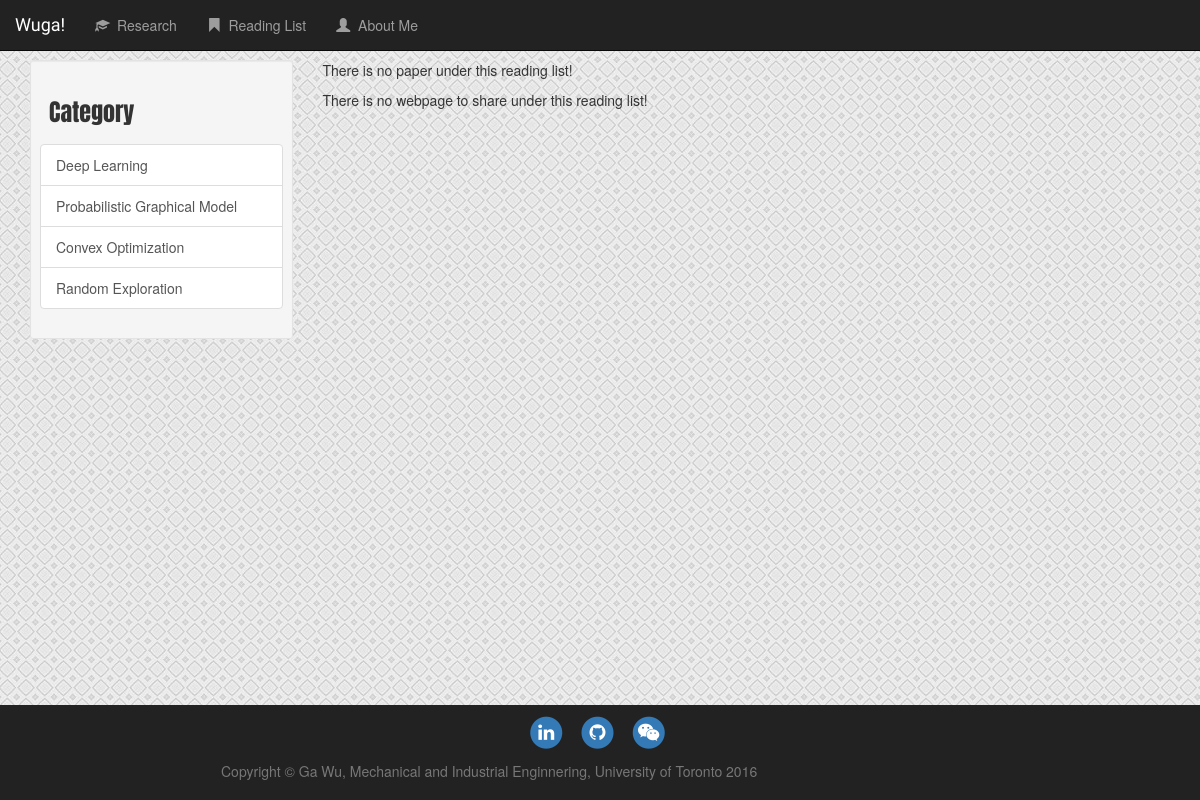
The app's page /reading/, older data.
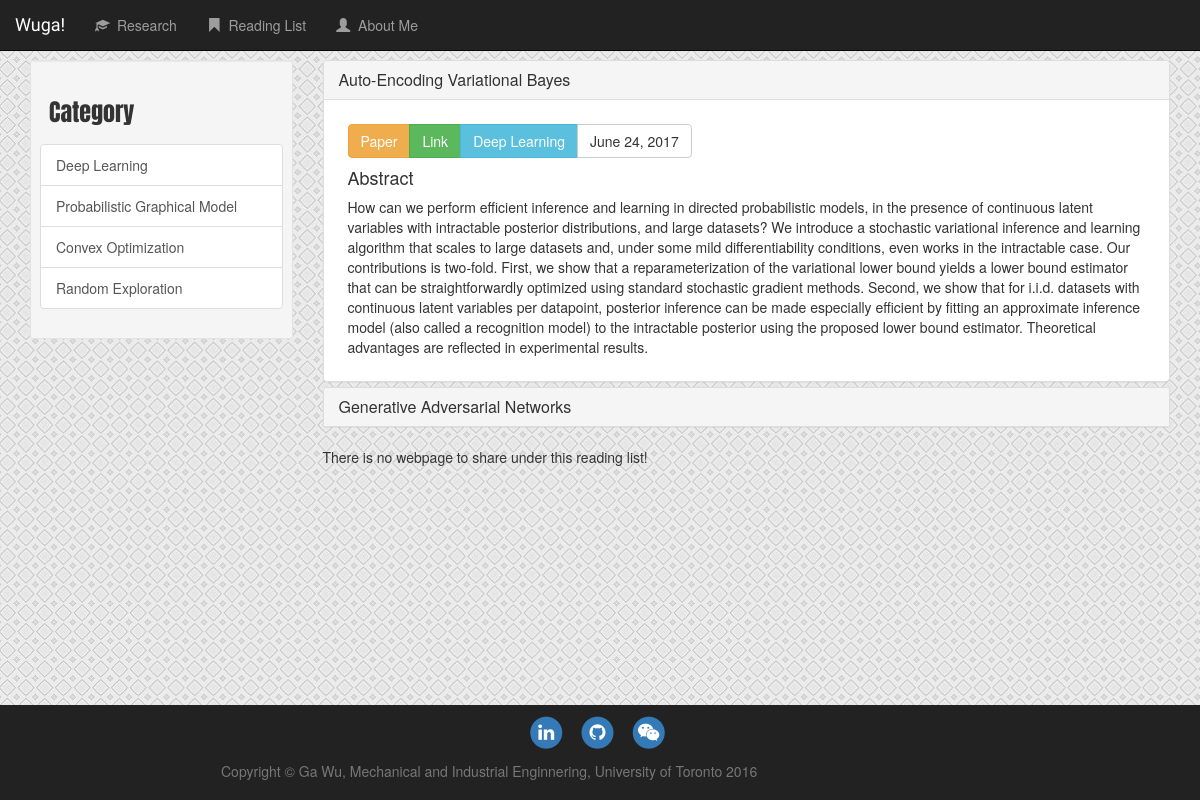
The same page, newer data.
### reading/models.py (models this page shows, shortened)
class Paper(models.Model):
    PAPER_CATEGORY = (
        ('DL', "Deep Learning"),
        ('PGM', "Probabilistic Graphical Model"),
        ('CO', "Convex Optimization"),
        ('RD', "Random Exploration"),
    )
    title = models.CharField(max_length=100)
    time = models.DateField()
    category = models.CharField(max_length=3, choices=PAPER_CATEGORY, default='DL')
    abstract = models.TextField()
    link = models.CharField(max_length=200)

### reading/views.py (the view)
def indexview(request):
    papers = Paper.objects.all().order_by('time')[:5]
    webpages = WebPage.objects.all().order_by('time')[:5]
    categories = Paper.PAPER_CATEGORY
    selected_category = None
    context = {
        "papers": papers,
        "webpages": webpages,
        "categories": categories,
        "selected_category": selected_category,
    }
    return render(request, 'reading/index.html', context)

### reading/templates/reading/index.html
{% extends 'base.html' %}
{% block content %}
<div class="row top-buffer">
<div class="col-md-3 col-sm-3">
    <div class="well well-sm">
        <h3>
            <p class="well-sm" style="font-family: 'Anton', sans-serif;">Category</p>
        </h3>
        <div class="list-group">
            {% for category in categories %}
                {% if category.0 == selected_category %}
                    <a href="#" class="list-group-item active">
                        {{ category.1 }}
                    </a>
                {% else %}
                    <a href="{% url 'reading:category' category.0 %}" class="list-group-item">{{ category.1 }}</a>
                {% endif %}
            {% endfor %}
        </div>
    </div>
</div>
<div class="col-md-9 col-sm-9">
    {% if papers %}
    <div class="panel-group" id="accordion" role="tablist" aria-multiselectable="true">
        {% for paper in papers.all %}
        <div class="panel panel-default">
            <div class="panel-heading" role="tab" id="heading{{ paper.pk }}">
                <h4 class="panel-title">
                <a role="button" data-toggle="collapse" data-parent="#accordion" href="#collapse{{ paper.id }}" aria-expanded="false" aria-controls="collapse{{ paper.id }}">
                {{ paper.title }}
                </a>
                </h4>
            </div>
            {% if forloop.first %}
            <div id="collapse{{ paper.id }}" class="panel-collapse collapse in" role="tabpanel" aria-labelledby="heading{{ paper.pk }}">
            {% else %}
            <div id="collapse{{ paper.id }}" class="panel-collapse collapse" role="tabpanel" aria-labelledby="heading{{ paper.pk }}">
            {% endif %}
                <div class="panel-body">
                    <div class="well-sm well-transparent">
                        <div class="btn-group" role="group" aria-label="...">
                            <a class="btn btn-warning">Paper</a>
                            <a class="btn btn-success" href="{{ paper.link }}">Link</a>
                            <a class="btn btn-info">{{ paper.get_category_display }}</a>
                            <a class="btn btn-default">{{ paper.time }}</a>
                        </div>
                        <h4>
                            Abstract
                        </h4>
                        {{ paper.abstract }}
                    </div>
                </div>
            </div>
        </div>
        {% endfor %}
    </div>
{% else %}
    <p>There is no paper under this reading list!</p>
{% endif %}
<div class="list-group">
    {% if webpages %}
        {% for webpage in webpages %}
            <ul class="list-group-item">
                <h4>{{ webpage.about }}</h4>
                <div class="btn-group" role="group" aria-label="...">
                    <a class="btn btn-warning">Web Page</a>
                    <a class="btn btn-success" href="{{ webpage.link }}">Link</a>
                    <a class="btn btn-info">{{ webpage.get_category_display }}</a>
                    <a class="btn btn-info">{{ webpage.get_type_display }}</a>
                    <a class="btn btn-default">{{ webpage.time }}</a>
                </div>
            </ul>
        {% endfor %}
    {% else %}
        <p>There is no webpage to share under this reading list!</p>
    {% endif %}
</div>
</div>
</div>
{% endblock %}

Row changes from the older to the newer data that the page shows:
added Paper: title "Auto-Encoding Variational Bayes", category "Deep Learning", time "June 24, 2017", abstract "How can we perform efficient inference and learning in directed probabilistic models, in the presence of continuous latent variables with intractable posterior distributions, and large datasets? We introduce a stochastic variational inference and learning algorithm that scales to large datasets and, under some mild differentiability conditions, even works in the intractable case. Our contributions is two-fold. First, we show that a reparameterization of the variational lower bound yields a lower bound estimator that can be straightforwardly optimized using standard stochastic gradient methods. Second, we show that for i.i.d. datasets with continuous latent variables per datapoint, posterior…"
added Paper: title "Generative Adversarial Networks"
Text that changed along with them:
text no longer shown: "There is no paper under this reading list!"
